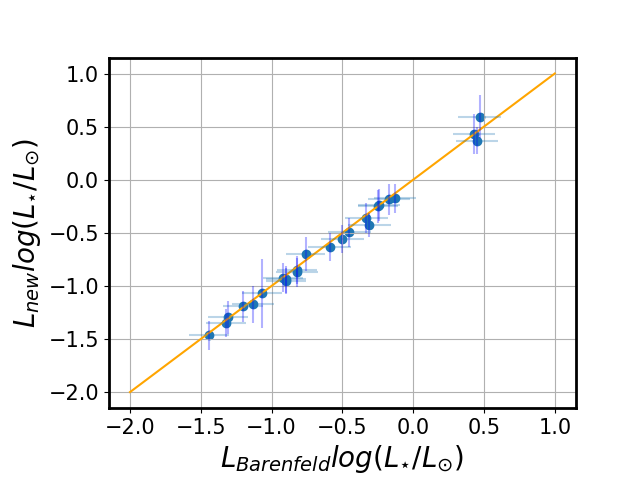

Source code (Python):
#this file creates an image comparing the stellar luminosity calculated by Barenfeld and me. If they are located on the line their ages can be approximated to be about 10Myr
# NOTE: THIS ONLY TAKES IN CONSIDERATION THE 24 DISKS IN THE SAMPLE

from data_file import luminosity_list_barenfeld_updated, luminosity_list_barenfeld_error_updated
from Table_1 import luminosity_list_patimo, lower_new_luminosity_error_log, upper_new_luminosity_error_log

import matplotlib. pyplot as plt
fig, ax = plt.subplots()

# set thickness axis
plt.setp(ax.spines.values(), linewidth=2)

# avoid axis labels being cut
plt.gcf().subplots_adjust(bottom=0.15, left=0.17)

# create initial and final point for the line
x = [-2, 1]
y = [-2, 1]

# create straight line with equation y=x
plt.plot(x,y, c='orange')

# manipulate trasnparency errobars
kwargs_errobar = {'alpha':0.3}


# create plots
plt.scatter(luminosity_list_barenfeld_updated, luminosity_list_patimo)
plt.errorbar(luminosity_list_barenfeld_updated, luminosity_list_patimo, xerr=luminosity_list_barenfeld_error_updated, ls='none', **kwargs_errobar)
#plt.errorbar(luminosity_list_barenfeld_updated, luminosity_list_patimo, yerr=(lower_new_luminosity_error_log, upper_new_luminosity_error_log), ls='none', c='gray', **kwargs_errobar)
plt.xlabel('$L_{Barenfeld} log(L_{\star}/L_{\odot})$', fontsize=20), plt.ylabel('$L_{new} log(L_{\star}/L_{\odot})$', fontsize=20)
plt.grid()
ax.tick_params(which='both', labelsize=15)
# plt.savefig('L_patimo vs L_Barenfeld')
plt.show()